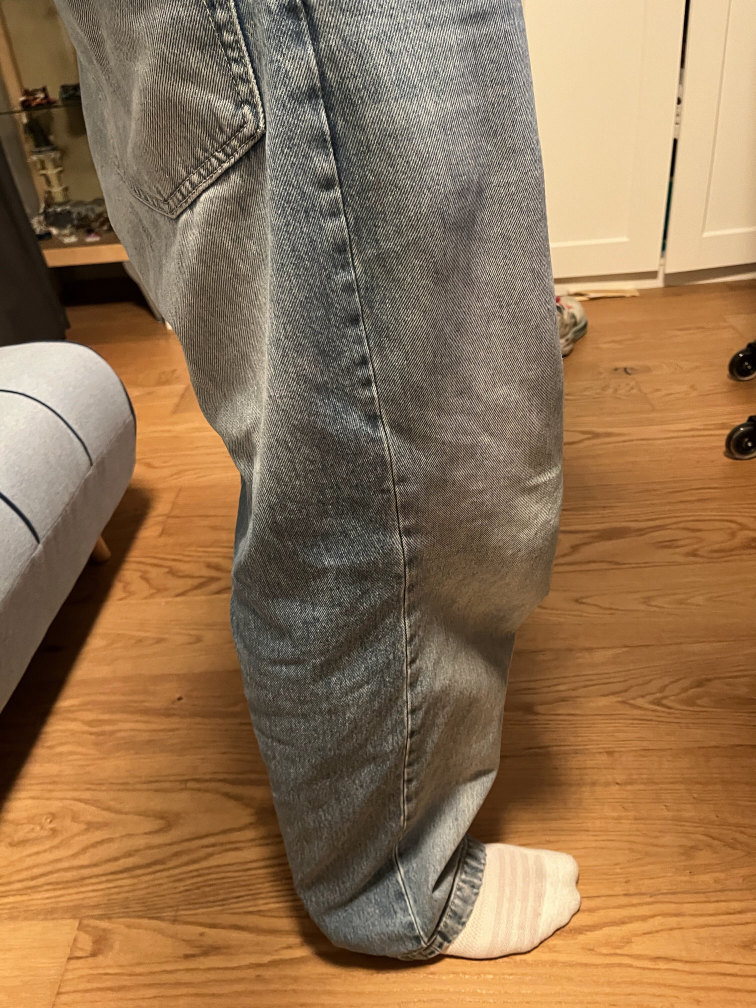
#> input picture assets/jeans-referenz/fotos/falten-nahaufnahmen/bein-seitlich-stehend-saum-staucht_IMG7317.jpg, 3024 x 4032 px, given in place of gesaess-taschen-hinten_IMG7328.jpg.png, which was not available (shown at 1/4 size)
$ python textur_vergleich.py ../../assets/jeans-referenz/fotos/falten-nahaufnahmen ../../assets/jeans-referenz/fotos/falten-nahaufnahmen/gesaess-taschen-hinten_IMG7328.jpg ../../assets/jeans-referenz/fotos/falten-nahaufnahmen/gesaess-taschen-hinten_IMG7328.jpg ../../assets/jeans-referenz/fotos/falten-nahaufnahmen/gesaess-taschen-hinten_IMG7328.jpg
#> lines starting #> are read from the running program, lines starting #| are printed output that depends on the picture; after the words box and inside, x2 and y2 are one past the last pixel; in counts of white or black regions, pixels touching at a corner belong together
"""Vorher/Nachher der Modellqualität aus zwei Läufen von werkzeuge/ansichten.mjs: je Pose die ganze Hose (verkleinert) und ein
Ausschnitt in Originalgröße (Knie/Oberschenkel), vorher links, nachher rechts.
Aufruf: python3 werkzeuge/python/textur_vergleich.py <vorher-dir> <nachher-dir> <ziel.jpg> [pose,pose,...]"""
import sys
from PIL import Image, ImageDraw

vor, nach, ziel = sys.argv[1].rstrip('/'), sys.argv[2].rstrip('/'), sys.argv[3]
posen = (sys.argv[4] if len(sys.argv) > 4 else 'nah_vorne,nah_hinten,nah_seitlich,vorne').split(',')

def box(im):
    """Umriss der Hose: farbige Bildpunkte (Sättigung), der Hintergrund der Testseite ist grau"""
    sat = im.convert('HSV').split()[1].point(lambda v: 255 if v > 45 else 0)
    return sat.getbbox() or (0, 0, im.width, im.height)

zeilen = []
for n in posen:
    a, b = Image.open(f'{vor}/pose_{n}.png').convert('RGB'), Image.open(f'{nach}/pose_{n}.png').convert('RGB')
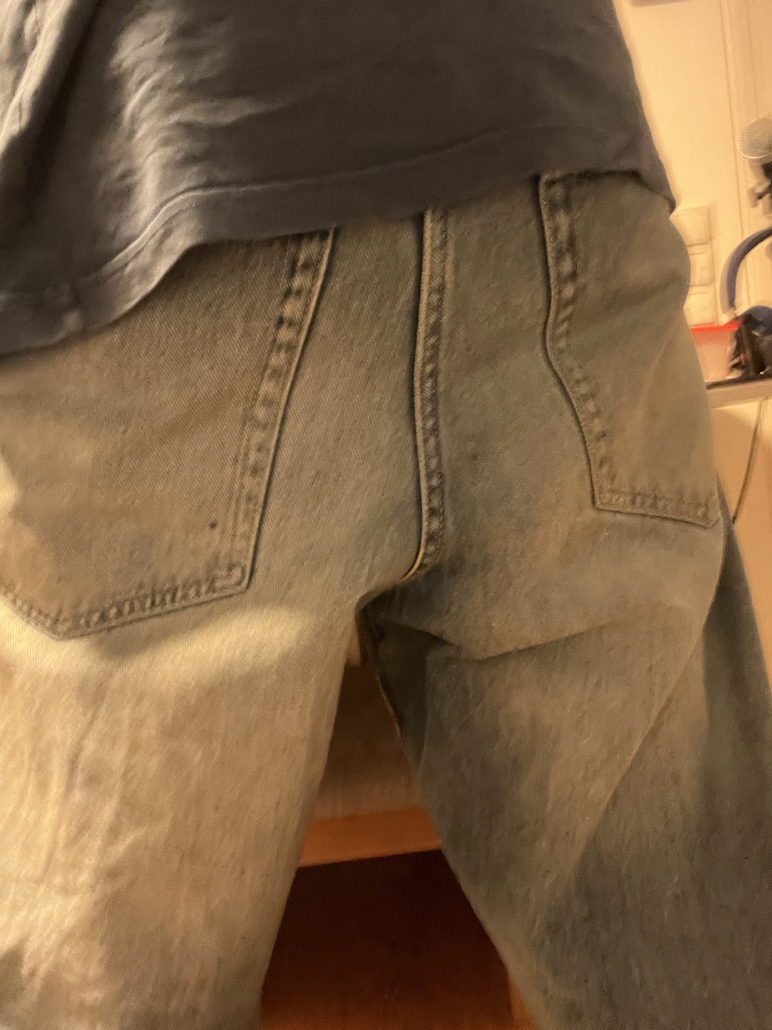
#> input picture assets/jeans-referenz/fotos/falten-nahaufnahmen/gesaess-taschen-hinten_IMG7328.jpg, 2316 x 3088 px, given in place of gesaess-taschen-hinten_IMG7328.jpg.png, which was not available (shown at 1/3 size)
#> a is the input picture: PIL image 3024x4032 RGB; mean R, G, B 146, 115.2, 82.8
#> b is the input picture: PIL image 2316x3088 RGB; mean R, G, B 124.8, 97.6, 67.8
    x0, y0, x1, y1 = box(b)
#> in box, `sat = im.convert('HSV').split()[1].point(lambda v: 255 if v > 45 else 0)`:
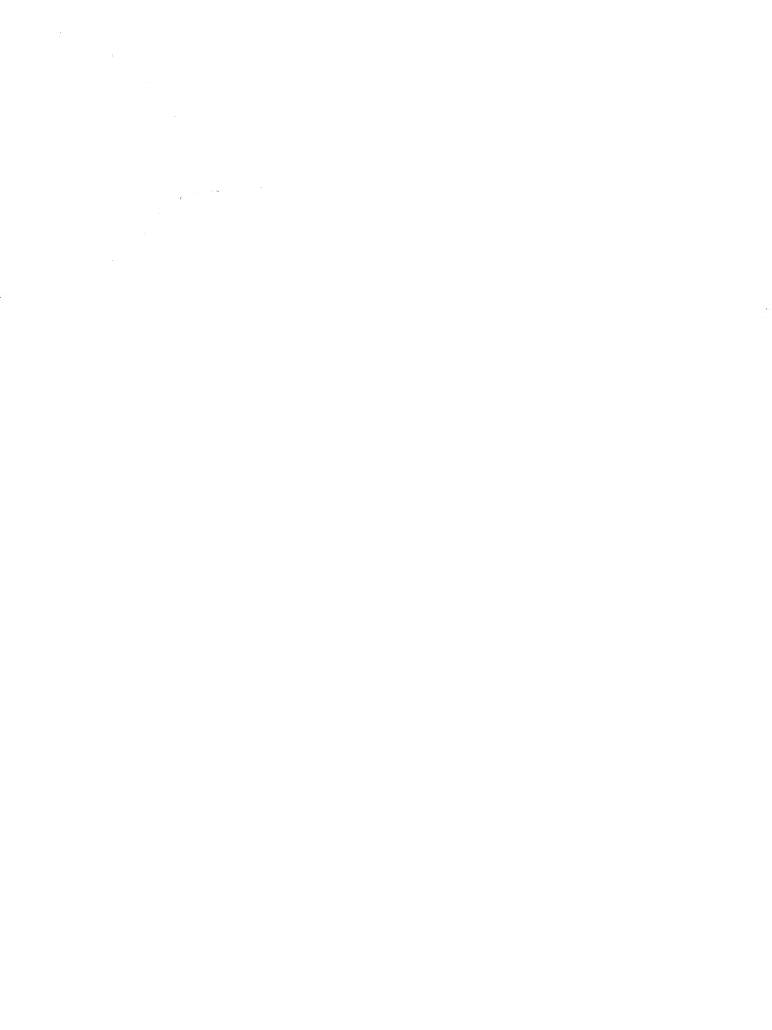
#> sat: PIL image 2316x3088 L (shown at 1/3 size); 100% white; black in thin lines or dots, all inside (x1, y1, x2, y2) = (0, 97, 2309, 953)
#> x0 = 0; y0 = 0; x1 = 2316; y1 = 3088
    s = max(x1 - x0, y1 - y0); cx, cy = (x0 + x1) // 2, (y0 + y1) // 2
#> after `s = max(x1 - x0, y1 - y0)`: s = 3088
#> after `cx, cy = ((x0 + x1) // 2, (y0 + y1) // 2)`: cx = 1158; cy = 1544
    r = (cx - s // 2, cy - s // 2, cx + s // 2, cy + s // 2)
#> r = (-386, 0, 2702, 3088)
    ganz = [im.crop(r).resize((360, 360), Image.LANCZOS) for im in (a, b)]
#> ganz = 2 items
    # Ausschnitt 1:1 am Oberschenkel/Knie (60 % der Höhe der Hose im Bild), auf einem Bein
    w = 180; mx, my = int(x0 + .3 * (x1 - x0)), int(y0 + .6 * (y1 - y0))
#> after `mx, my = (int(x0 + 0.3 * (x1 - x0)), int(y0 + 0.6 * (y1 - y0)))`: mx = 694; my = 1852
    det = [im.crop((mx - w, my - w // 2, mx + w, my + w // 2)).resize((360, 180), Image.NEAREST) for im in (a, b)]
#> det = 2 items
    z = Image.new('RGB', (4 * 360 + 30, 360 + 26), 'white'); dr = ImageDraw.Draw(z)
#> after `z = Image.new('RGB', (4 * 360 + 30, 360 + 26), 'white')`: z: PIL image 1470x386 RGB; every value is 255
    for k, im in enumerate(ganz): z.paste(im, (k * 360, 26))
#> this loop made 2 passes
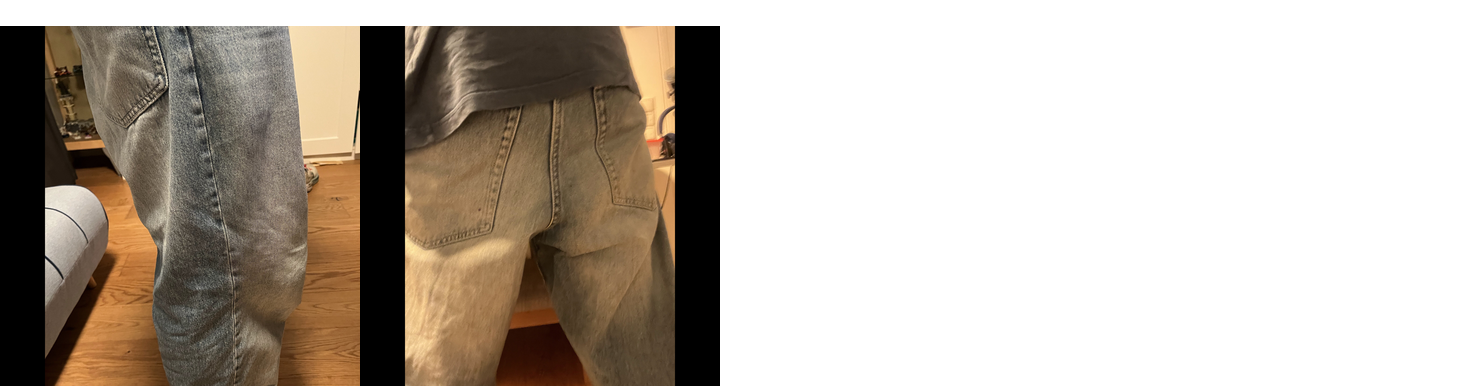
#> z: PIL image 1470x386 RGB; mean R, G, B 186.4, 177.3, 167.3
    for k, im in enumerate(det): z.paste(im, (2 * 360 + 30 + k * 360, 26 + 90))
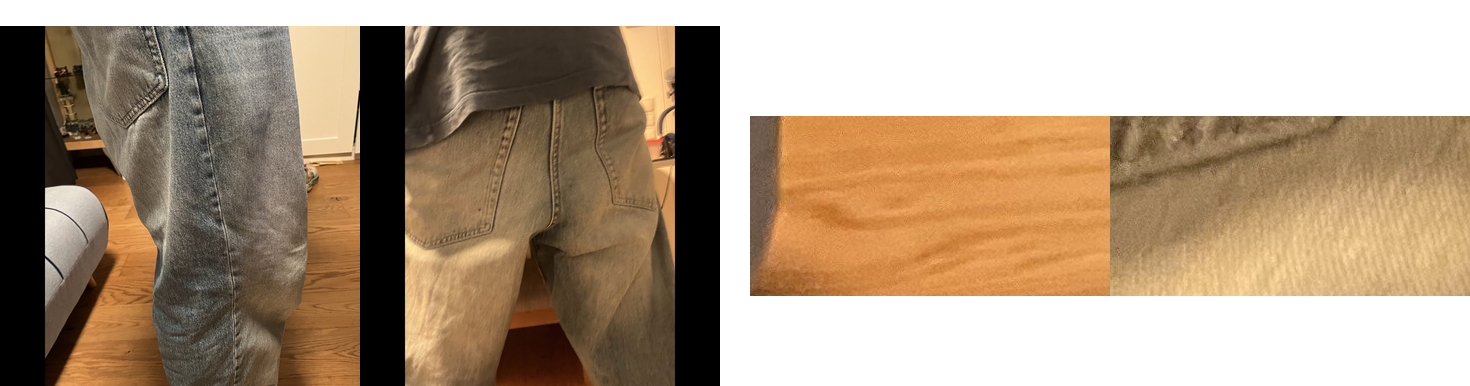
#> z: PIL image 1470x386 RGB; mean R, G, B 173.2, 152.4, 129.8
    dr.text((4, 6), f'{n}: vorher', fill='black'); dr.text((364, 6), 'nachher', fill='black')
    dr.text((750, 6), 'Ausschnitt 1:1 (Knie), vorher', fill='black'); dr.text((1110, 6), 'nachher', fill='black')
    zeilen.append(z)
out = Image.new('RGB', (zeilen[0].width, sum(z.height for z in zeilen)), 'white')
y = 0
for z in zeilen: out.paste(z, (0, y)); y += z.height
#> this loop made 1 pass
#> y on pass 1: 386
#> after the loop, y = 386
out.save(ziel, quality=88)
print('Vergleich', ziel)
